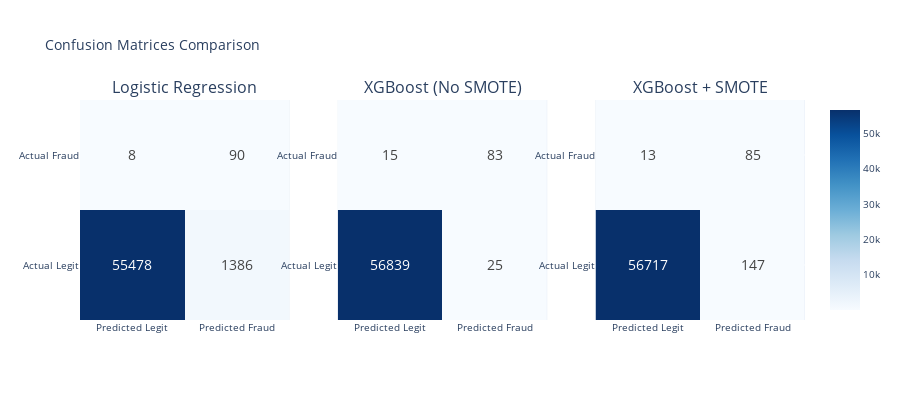

The notebook cell this image was saved under:
### Code cell
# Cell 13: Confusion Matrices for All Models

fig = make_subplots(
    rows=1,
    cols=3,
    subplot_titles=("Logistic Regression", "XGBoost (No SMOTE)", "XGBoost + SMOTE"),
    specs=[[{"type": "heatmap"}, {"type": "heatmap"}, {"type": "heatmap"}]],
)

cms = [
    confusion_matrix(y_test, y_pred_lr),
    confusion_matrix(y_test, y_pred_xgb1),
    confusion_matrix(y_test, y_pred_xgb2),
]

for i, cm in enumerate(cms, 1):
    fig.add_trace(
        go.Heatmap(
            z=cm,
            x=["Predicted Legit", "Predicted Fraud"],
            y=["Actual Legit", "Actual Fraud"],
            colorscale="Blues",
            text=cm,
            texttemplate="%{text}",
            textfont={"size": 14},
            showscale=True if i == 3 else False,
        ),
        row=1,
        col=i,
    )

fig.update_layout(
    title_text="Confusion Matrices Comparison", height=400, font=dict(size=10)
)

fig.show()

# Print detailed confusion matrix analysis
print("\n" + "=" * 80)
print("CONFUSION MATRIX ANALYSIS")
print("=" * 80)

for name, (pred, _) in models.items():
    cm = confusion_matrix(y_test, pred)
    tn, fp, fn, tp = cm.ravel()

    print(f"\n{name}:")
    print(f"  True Negatives (Legit correctly identified):  {tn:,}")
    print(f"  False Positives (Legit flagged as fraud):     {fp:,}")
    print(f"  False Negatives (Fraud missed):               {fn:,}")
    print(f"  True Positives (Fraud caught):                {tp:,}")
    print(f"  → Fraud Detection Rate: {tp}/{tp+fn} = {tp/(tp+fn)*100:.2f}%")
    print(f"  → False Alarm Rate: {fp}/{tn+fp} = {fp/(tn+fp)*100:.2f}%")

### Figure 1 — Plotly figure (JSON) as saved in the notebook; plotly's stock layout.template omitted (floating-point values rounded to 4 significant figures)
{"data": [{"colorscale": [[0, "rgb(247,251,255)"], [0.125, "rgb(222,235,247)"], [0.25, "rgb(198,219,239)"], [0.375, "rgb(158,202,225)"], [0.5, "rgb(107,174,214)"], [0.625, "rgb(66,146,198)"], [0.75, "rgb(33,113,181)"], [0.875, "rgb(8,81,156)"], [1, "rgb(8,48,107)"]], "showscale": false, "text": [[55478, 1386], [8, 90]], "textfont": {"size": 14}, "texttemplate": "%{text}", "type": "heatmap", "x": ["Predicted Legit", "Predicted Fraud"], "xaxis": "x", "y": ["Actual Legit", "Actual Fraud"], "yaxis": "y", "z": [[55478, 1386], [8, 90]]}, {"colorscale": [[0, "rgb(247,251,255)"], [0.125, "rgb(222,235,247)"], [0.25, "rgb(198,219,239)"], [0.375, "rgb(158,202,225)"], [0.5, "rgb(107,174,214)"], [0.625, "rgb(66,146,198)"], [0.75, "rgb(33,113,181)"], [0.875, "rgb(8,81,156)"], [1, "rgb(8,48,107)"]], "showscale": false, "text": [[56839, 25], [15, 83]], "textfont": {"size": 14}, "texttemplate": "%{text}", "type": "heatmap", "x": ["Predicted Legit", "Predicted Fraud"], "xaxis": "x2", "y": ["Actual Legit", "Actual Fraud"], "yaxis": "y2", "z": [[56839, 25], [15, 83]]}, {"colorscale": [[0, "rgb(247,251,255)"], [0.125, "rgb(222,235,247)"], [0.25, "rgb(198,219,239)"], [0.375, "rgb(158,202,225)"], [0.5, "rgb(107,174,214)"], [0.625, "rgb(66,146,198)"], [0.75, "rgb(33,113,181)"], [0.875, "rgb(8,81,156)"], [1, "rgb(8,48,107)"]], "showscale": true, "text": [[56717, 147], [13, 85]], "textfont": {"size": 14}, "texttemplate": "%{text}", "type": "heatmap", "x": ["Predicted Legit", "Predicted Fraud"], "xaxis": "x3", "y": ["Actual Legit", "Actual Fraud"], "yaxis": "y3", "z": [[56717, 147], [13, 85]]}], "layout": {"annotations": [{"font": {"size": 16}, "showarrow": false, "text": "Logistic Regression", "x": 0.1444, "xanchor": "center", "xref": "paper", "y": 1, "yanchor": "bottom", "yref": "paper"}, {"font": {"size": 16}, "showarrow": false, "text": "XGBoost (No SMOTE)", "x": 0.5, "xanchor": "center", "xref": "paper", "y": 1, "yanchor": "bottom", "yref": "paper"}, {"font": {"size": 16}, "showarrow": false, "text": "XGBoost + SMOTE", "x": 0.8556, "xanchor": "center", "xref": "paper", "y": 1, "yanchor": "bottom", "yref": "paper"}], "font": {"size": 10}, "height": 400, "title": {"text": "Confusion Matrices Comparison"}, "xaxis": {"anchor": "y", "domain": [0, 0.2889]}, "xaxis2": {"anchor": "y2", "domain": [0.3556, 0.6444]}, "xaxis3": {"anchor": "y3", "domain": [0.7111, 1]}, "yaxis": {"anchor": "x", "domain": [0, 1]}, "yaxis2": {"anchor": "x2", "domain": [0, 1]}, "yaxis3": {"anchor": "x3", "domain": [0, 1]}}}
